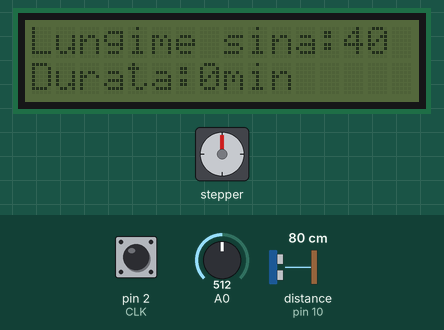
This sketch was run on a simulated Arduino Uno, built with avr-gcc and run on an emulated ATmega328P. On the bench: stepper motor, 16×2 character LCD. Wiring (inferred from the names in the program): stepper motor driver (200 steps per turn assumed): step pin 5; direction pin 4. The inputs (shaded band) are chosen by the test bench; at power-on: distance to the obstacle (sensor on pin 10) 80 cm, A0 = 512, pin 2 (CLK) HIGH. The echo pulse lasts 58.3 µs per cm.

Above: at 1.2 s.
1.3 s: distance to the obstacle (sensor on pin 10) set to 6 cm
4.3 s: distance to the obstacle (sensor on pin 10) set to 3 cm
At 5.2 s:
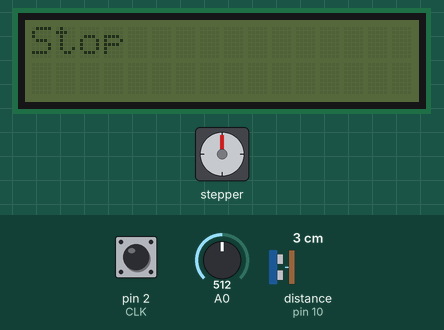
7.3 s: A0 set to 584
10.3 s: A0 set to 615
At 11.2 s:
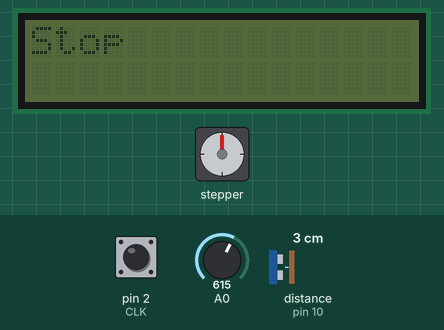
Timing chart, 0 to 12.8 s (numbered marks = the images above; inputs shaded):
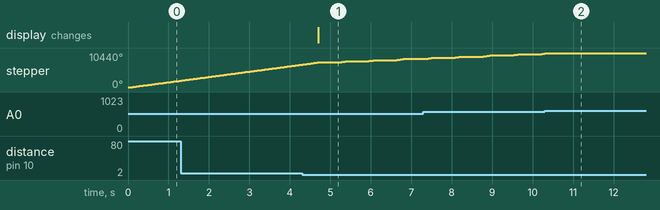

Measured:
- the behaviour switches between 5 and 4 cm on distance to the obstacle (sensor on pin 10) (found by bisection; images 0 and 1)
- after the input at 4.3 s, the display: changes after 0.40 s (image 1)
- after the input at 10.3 s, stepper: goes on until 10.4 s, then stays 10440°

The sketch:

Slider.ino
```cpp
#include <LiquidCrystal_I2C.h>
#include <NewPing.h>

#define CLK 2
#define DT 3
#define TRIGGER_PIN 9
#define ECHO_PIN 10

int counter = 0;
//int lungime=40;
int currentStateCLK;
int lastStateCLK;
String currentDir ="";
unsigned long lastButtonPress = 0;
int dmin=9999;
int start=0;
//int viteza=0;

const int dirPin = 4;
const int stepPin = 5;
const int stepsPerRevolution = 200;

#define MAX_DISTANCE 400


class Slider{

  int lungime;
  int viteza;
  int durata;

  public:
  Slider();
  Slider(int, int, int);
  void Miscare_simpla();
  void Miscare_auto();
  int getlungime();
  int setlungime(int a);
  int setdurata(int a);
  int setviteza(int a);
  };

Slider::Slider():lungime(0),viteza(0),durata(0)
{

}

Slider::Slider(int lungime, int viteza, int durata):lungime(lungime),viteza(viteza),durata(durata)
{

}

void Slider::Miscare_simpla()
{
     digitalWrite(dirPin, HIGH);
           for(int x = 0; x < stepsPerRevolution; x++)
  {
    digitalWrite(stepPin, HIGH);
    delayMicroseconds(this->viteza);
    digitalWrite(stepPin, LOW);
    delayMicroseconds(this->viteza);
  }
}

void Slider::Miscare_auto()
{
    this->viteza=250*(this->lungime/10)*abs(this->durata);
    Serial.print(viteza);
    for(int x = 0; x < stepsPerRevolution; x++)
  {
    digitalWrite(stepPin, HIGH);
    delayMicroseconds(this->viteza);
    digitalWrite(stepPin, LOW);
    delayMicroseconds(this->viteza);
  }
}

int Slider::getlungime()
{
  return this->lungime;
}

int Slider::setlungime(int a)
{
  this->lungime=a;
}

int Slider::setdurata(int a)
{
  this->durata=a;
}

int Slider::setviteza(int a)
{
  this->viteza=a;
}

Slider slide(40,0,0);

LiquidCrystal_I2C lcd(0x27,16,2);

NewPing sonar(TRIGGER_PIN, ECHO_PIN, MAX_DISTANCE);
float duration, distance;

void setup()
{
  lcd.init();
  lcd.clear();
  lcd.setCursor(0,1);
  lcd.print("Durata:0min");

  pinMode(CLK,INPUT);
  pinMode(DT,INPUT);

  Serial.begin(9600);

  lastStateCLK = digitalRead(CLK);

    pinMode(stepPin, OUTPUT);
  pinMode(dirPin, OUTPUT);
    digitalWrite(dirPin, LOW);
}

void loop()
{
  int x;
  x=analogRead(0);

  if(dmin > 5)
  {
  lcd.setCursor(0,0);
  lcd.print("Lungime sina:");
  lcd.print(slide.getlungime());
  }
  if(dmin>5)
  {
  currentStateCLK = digitalRead(CLK);

  if (currentStateCLK != lastStateCLK  && currentStateCLK == 1){
    if (digitalRead(DT) != currentStateCLK) {
      counter --;
      currentDir ="CCW";
    } else {
      counter ++;
      currentDir ="CW";
    }

    lcd.clear();
    lcd.setCursor(0,0);
    lcd.print(slide.getlungime());
    lcd.setCursor(0,1);
    lcd.print("Durata:");
    lcd.setCursor(7,1);
    lcd.print(abs(counter));
    slide.setdurata(counter);
    Serial.print(abs(counter));
    if(abs(counter)<10)
    {
    lcd.setCursor(8,1);
    lcd.print("min");
    }
    else if(abs(counter)<100)
    {
    lcd.setCursor(9,1);
    lcd.print("min");
    }
    else if(abs(counter)<1000)
    {
    lcd.setCursor(10,1);
    lcd.print("min");
    }
  }
  lastStateCLK = currentStateCLK;
  }
   if (x > 60 && x<200) {
   slide.setlungime(slide.getlungime()+10);
   delay(500);
 }else if(x > 200 && x<400) {
   slide.setlungime(slide.getlungime()-10);
   delay(500);
 }

  delay(1);

  distance = sonar.ping_cm();

 if(distance < 5)
  dmin=distance;

   if (x > 600 && x<800) {
   start++;
   digitalWrite(dirPin, LOW);
   delay(500);
   }

   if (x > 400 && x<600) {
    slide.setviteza(500);
    slide.Miscare_simpla();
   /*    digitalWrite(dirPin, HIGH);
           for(int x = 0; x < stepsPerRevolution; x++)
  {
    digitalWrite(stepPin, HIGH);
    delayMicroseconds(500);
    digitalWrite(stepPin, LOW);
    delayMicroseconds(500);
  }
  */
   }

   if(start > 1 && dmin > 5)
   {
    if (counter==0)
    {slide.setviteza(1000);
    slide.Miscare_simpla();
    }
    else slide.Miscare_auto();
    /*viteza=250*(lungime/10)*abs(counter);
    Serial.print(viteza);
    for(int x = 0; x < stepsPerRevolution; x++)
  {
    digitalWrite(stepPin, HIGH);
    delayMicroseconds(viteza);
    digitalWrite(stepPin, LOW);
    delayMicroseconds(viteza);
  }*/
   }

  if (dmin < 5)
  {
    lcd.clear();
    lcd.setCursor(0,0);
    lcd.print("Stop");
    delay(500);
  }
}
```
